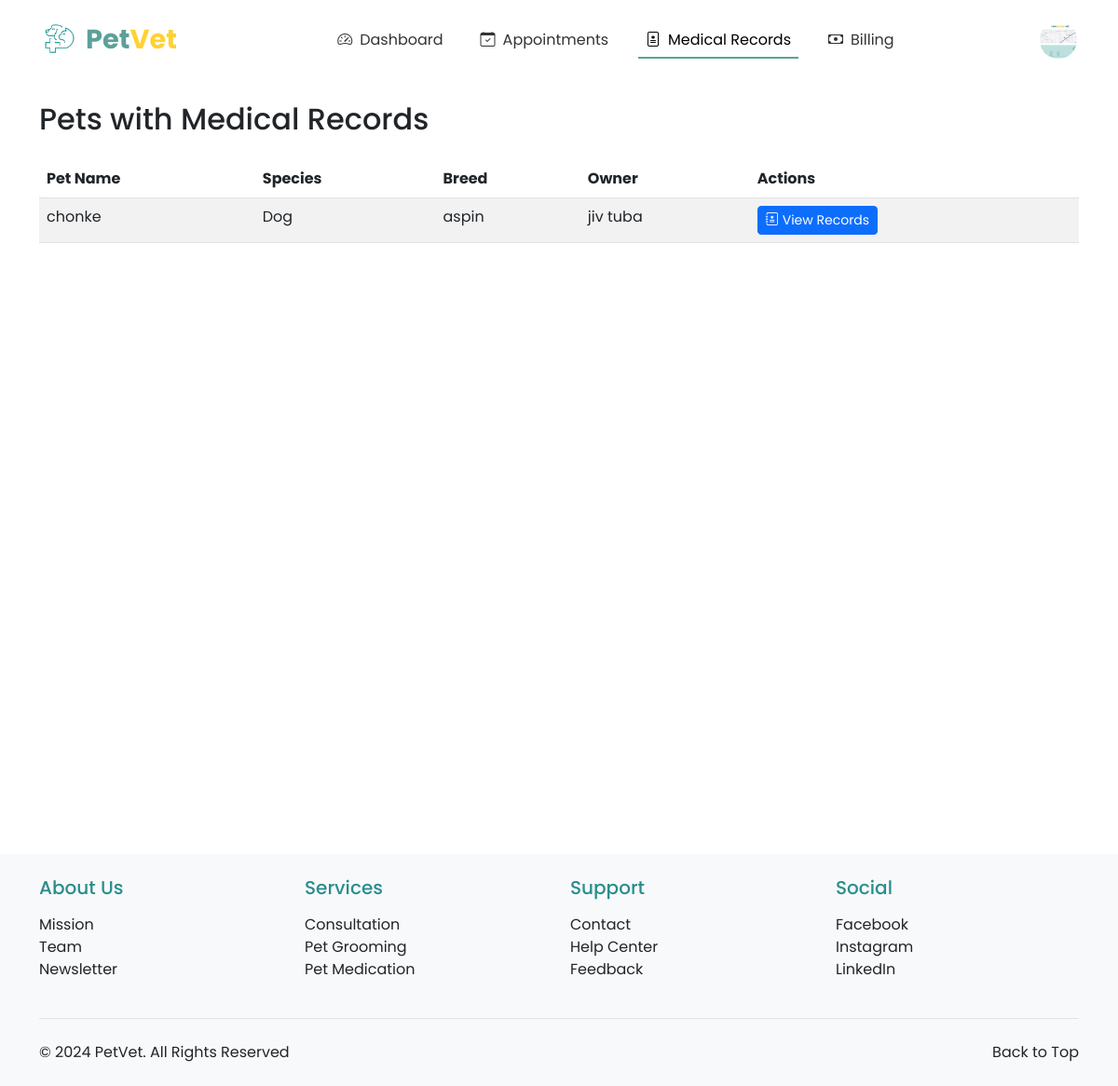
/vet/medical-records/ (signed in), run on an earlier commit of the app's database.
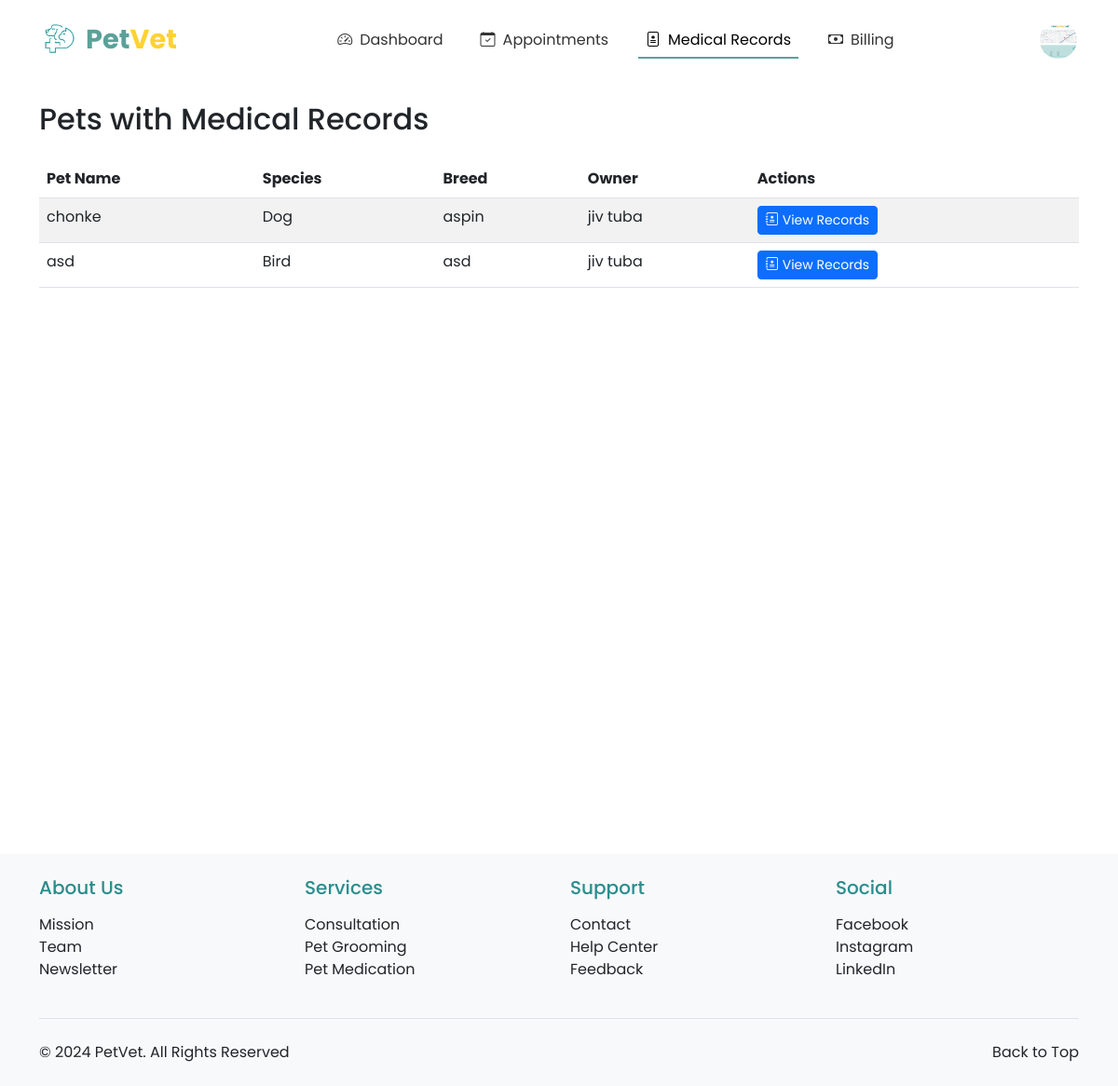
And on a later commit of the database.
### pet_registration/models.py (models this page shows, shortened)
class Pet(models.Model):
    owner = models.ForeignKey(User, on_delete=models.CASCADE, related_name='pets')
    pet_id = models.CharField(max_length=20, unique=True)
    pet_name = models.CharField(max_length=50)
    breed = models.CharField(max_length=50)
    species = models.CharField(max_length=50)
    sex = models.CharField(max_length=10, choices=[('Male', 'Male'), ('Female', 'Female'), ('Unknown', 'Unknown')])
    weight = models.DecimalField(max_digits=5, decimal_places=2)
    birthday = models.DateField()
    pet_description = models.TextField(blank=True, null=True)
    image_url = models.ImageField(upload_to='pet_images/', blank=True, null=True)
    primary_veterinarian = models.ForeignKey('veterinarians.VeterinarianProfile',
        on_delete=models.SET_NULL,
        null=True,
        blank=True,
        related_name='primary_pets'
    )

### veterinarians/views.py (the view)
# urls.py: path('medical-records/', views.medical_records_list, name='medical_records_list'),
@login_required
@user_passes_test(is_veterinarian)
def medical_records_list(request):
    try:
        vet_profile = VeterinarianProfile.objects.get(profile=request.user.profile)
    except VeterinarianProfile.DoesNotExist:
        messages.error(request, 'Veterinarian profile not found.')
        return redirect('veterinarians:dashboard')
    pets_with_records = Pet.objects.filter(
        medical_records__veterinarian=vet_profile
    ).distinct()
    return render(request, 'veterinarians/medical_records_list.html', {
        'pets': pets_with_records
    })

### veterinarians/views.py (called while the page is built)
def is_veterinarian(user):
    return user.profile.role == 'VET'

### veterinarians/templates/veterinarians/medical_records_list.html (shortened to what this page needs)
{% extends 'base.html' %}
{% load crispy_forms_tags %}
{% block nav_medical_records %}active{% endblock %}
{% block content %}
<div class="container mt-4">
    <div class="row">
        <div class="col-md-12">
            <h2 class="mb-4">Pets with Medical Records</h2>
            {% if pets %}
                <div class="table-responsive">
                    <table class="table table-striped table-hover">
                        <thead>
                            <tr>
                                <th>Pet Name</th>
                                <th>Species</th>
                                <th>Breed</th>
                                <th>Owner</th>
                                <th>Actions</th>
                            </tr>
                        </thead>
                        <tbody>
                            {% for pet in pets %}
                            <tr>
                                <td>{{ pet.pet_name }}</td>
                                <td>{{ pet.species }}</td>
                                <td>{{ pet.breed }}</td>
                                <td>{{ pet.owner.get_full_name }}</td>
                                <td>
                                    <a href="{% url 'veterinarians:pet_medical_records' pet_id=pet.pet_id %}" class="btn btn-sm btn-primary">
                                        <i class="bi bi-journal-medical me-1"></i>View Records
                                    </a>
                                </td>
                            </tr>
                            {% endfor %}
                        </tbody>
                    </table>
                </div>
            {% else %}
                <div class="alert alert-info">
                    No medical records found for any pets.
                </div>
            {% endif %}
        </div>
    </div>
</div>
{% endblock %}

What changed in the data, as far as the page shows it:
added Pet: pet_name "asd", species "Bird", breed "asd", owner.get_full_name "jiv tuba"
